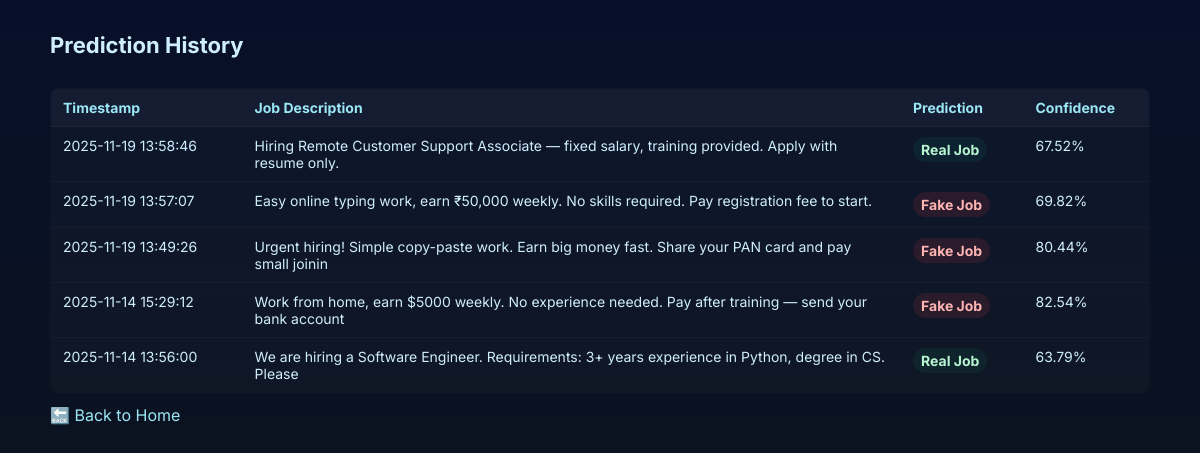
The app's page /history with its own data.
### tables this page shows
CREATE TABLE predictions (
    id INTEGER PRIMARY KEY AUTOINCREMENT,
    job_description TEXT,
    prediction TEXT,
    confidence REAL,
    timestamp DATETIME DEFAULT CURRENT_TIMESTAMP
);

### app.py (the view)
@app.route('/history')
def history():
    conn = sqlite3.connect('job_predictions.db')
    cursor = conn.execute('SELECT job_description, prediction, confidence, timestamp FROM predictions ORDER BY id DESC')
    records = cursor.fetchall()
    conn.close()
    '''rows = []
    if os.path.exists(LOG_PATH):
        try:
            with open(LOG_PATH, mode='r', newline='', encoding='utf-8') as f:
                reader = csv.DictReader(f)
                for r in reader:
                    rows.append(r)
        except Exception as e:
            print("Failed to read log file:", e)
    # show latest first
    rows = list(reversed(rows))'''
    return render_template('history.html', records=records)

### templates/history.html (shortened to what this page needs)
<!DOCTYPE html>
<html lang="en">
<head>
</head>
<body>
    <div class="wrap">
        <h1 class="heading">Prediction History</h1>
        {% if not records %}
        <div class="empty">No predictions logged yet.</div>
        {% else %}
        <table>
            <thead>
                <tr>
                    <th>Timestamp</th>
                    <th>Job Description</th>
                    <th>Prediction</th>
                    <th>Confidence</th>
                </tr>
            </thead>
            <tbody>
                {% for job, label, conf, time in records %}
                <tr>
                    <td>{{ time }}</td>
                    <td style="max-width:520px; white-space:pre-wrap;">{{ job[:100] }}</td>
                    <td>
                        {% if label == 'Fake Job' %}
                        <span class="badge fake">{{ label }}</span>
                        {% else %}
                        <span class="badge real">{{ label }}</span>
                        {% endif %}
                    </td>
                    <td>{{ conf }}{% if conf != 'N/A' %}%{% endif %}</td>
                </tr>
                {% endfor %}
            </tbody>
        </table>
        {% endif %}
        <a class="back" href="{{ url_for('home') }}">🔙 Back to Home</a>
    </div>
</body>
</html>

### templates/history.html (style rules this page uses)
body { font-family: 'Inter', system-ui, -apple-system, 'Segoe UI', Roboto, Arial; background: linear-gradient(180deg, #071029, #0b1220); color: #e6eef6; padding: 24px; }
.wrap { max-width: 1100px; margin: 0 auto; }
h1 { margin: 0 0 12px 0; font-size: 22px; color: #cfeffd; }
.heading { margin-bottom: 30px }
table { width: 100%; border-collapse: collapse; margin-top: 14px; background: rgba(255, 255, 255, 0.02); border: 1px solid rgba(255, 255, 255, 0.03); border-radius: 8px; overflow: hidden; }
th, td { padding: 10px 12px; text-align: left; font-size: 14px; border-bottom: 1px solid rgba(255, 255, 255, 0.03); vertical-align: top; color: #cfeefd; }
th { background: rgba(255, 255, 255, 0.03); color: #9be7f6; font-weight: 700; }
tr:last-child td { border-bottom: none; }
.badge.fake { display: inline-block; padding: 4px 8px; border-radius: 999px; background: rgba(239, 68, 68, 0.12); color: #ffb4b4; font-weight: 700; }
.badge.real { display: inline-block; padding: 4px 8px; border-radius: 999px; background: rgba(16, 185, 129, 0.08); color: #b7f5d1; font-weight: 700; }
.back { display: inline-block; margin-top: 12px; color: #9be7f6; text-decoration: none; }

### records on screen
predictions: timestamp "2025-11-19 13:58:46", job_description "Hiring Remote Customer Support Associate — fixed salary, training provided. Apply with resume only.", prediction "Real Job", confidence "67.52"
predictions: timestamp "2025-11-19 13:57:07", job_description "Easy online typing work, earn ₹50,000 weekly. No skills required. Pay registration fee to start.", prediction "Fake Job", confidence "69.82"
predictions: timestamp "2025-11-19 13:49:26", job_description "Urgent hiring! Simple copy-paste work. Earn big money fast. Share your PAN card and pay small joinin", prediction "Fake Job", confidence "80.44"
predictions: timestamp "2025-11-14 15:29:12", job_description "Work from home, earn $5000 weekly. No experience needed. Pay after training — send your bank account", prediction "Fake Job", confidence "82.54"
predictions: timestamp "2025-11-14 13:56:00", job_description "We are hiring a Software Engineer. Requirements: 3+ years experience in Python, degree in CS. Please", prediction "Real Job", confidence "63.79"
